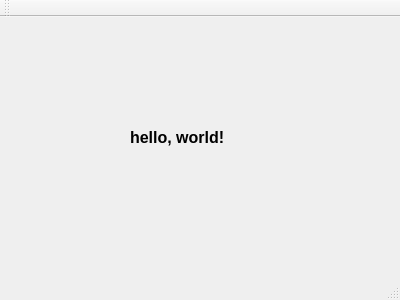
<?xml version="1.0" encoding="UTF-8"?>
<ui version="4.0">
 <class>MainWindow</class>
 <widget class="QMainWindow" name="MainWindow">
  <property name="geometry">
   <rect>
    <x>0</x>
    <y>0</y>
    <width>400</width>
    <height>300</height>
   </rect>
  </property>
  <property name="windowTitle">
   <string>MainWindow</string>
  </property>
  <widget class="QWidget" name="centralWidget">
   <widget class="QLabel" name="label">
    <property name="geometry">
     <rect>
      <x>130</x>
      <y>100</y>
      <width>101</width>
      <height>41</height>
     </rect>
    </property>
    <property name="font">
     <font>
      <pointsize>12</pointsize>
      <weight>75</weight>
      <bold>true</bold>
     </font>
    </property>
    <property name="text">
     <string>hello, world!</string>
    </property>
   </widget>
  </widget>
  <widget class="QMenuBar" name="menuBar">
   <property name="geometry">
    <rect>
     <x>0</x>
     <y>0</y>
     <width>400</width>
     <height>22</height>
    </rect>
   </property>
  </widget>
  <widget class="QToolBar" name="mainToolBar">
   <attribute name="toolBarArea">
    <enum>TopToolBarArea</enum>
   </attribute>
   <attribute name="toolBarBreak">
    <bool>false</bool>
   </attribute>
  </widget>
  <widget class="QStatusBar" name="statusBar"/>
 </widget>
 <layoutdefault spacing="6" margin="11"/>
 <resources/>
 <connections/>
</ui>
